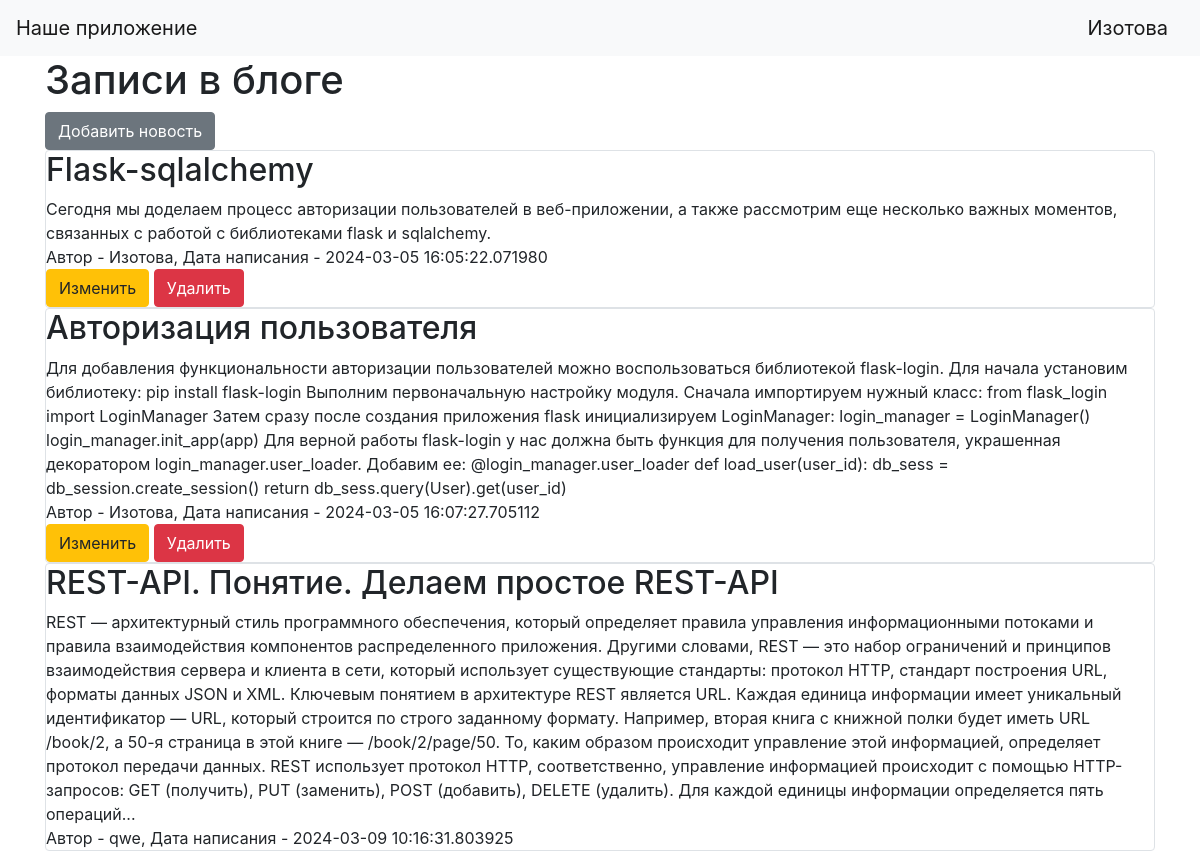
Screenshot of / (signed in) with the database file from the repository.
### data/users.py (models this page shows, shortened)
class User(SqlAlchemyBase, UserMixin, SerializerMixin):
    __tablename__ = 'users'
    id = sqlalchemy.Column(sqlalchemy.Integer, primary_key=True, autoincrement=True)
    name = sqlalchemy.Column(sqlalchemy.String, nullable=True)
    about = sqlalchemy.Column(sqlalchemy.String, nullable=True)
    email = sqlalchemy.Column(sqlalchemy.String, index=True, unique=True, nullable=True)
    hashed_password = sqlalchemy.Column(sqlalchemy.String, nullable=True)
    created_date = sqlalchemy.Column(sqlalchemy.DateTime, default=datetime.datetime.now)
    news = orm.relationship("News", back_populates='user')

### data/news.py (models this page shows)
class News(SqlAlchemyBase, UserMixin, SerializerMixin):
    __tablename__ = 'news'
    id = sqlalchemy.Column(sqlalchemy.Integer, primary_key=True, autoincrement=True)
    title = sqlalchemy.Column(sqlalchemy.String, nullable=True)
    content = sqlalchemy.Column(sqlalchemy.String, nullable=True)
    created_date = sqlalchemy.Column(sqlalchemy.DateTime, default=datetime.datetime.now)
    is_private = sqlalchemy.Column(sqlalchemy.Boolean, default=True)
    is_published = sqlalchemy.Column(sqlalchemy.Boolean, default=True)
    user_id = sqlalchemy.Column(sqlalchemy.Integer, sqlalchemy.ForeignKey("users.id"))
    user = orm.relationship('User')

### main.py (the view)
@app.route("/")
def index():
    db_sess = db_session.create_session()
    if current_user.is_authenticated:
        news = db_sess.query(News).filter((News.user == current_user) | (News.is_private != True))
    else:
        news = db_sess.query(News).filter(News.is_private != True)
    return render_template("index.html", news=news)

### data/db_session.py (called while the page is built)
def create_session() -> Session:
    global __factory
    return __factory()

### main.py (called while the page is built)
@login_manager.user_loader
def load_user(user_id):
    db_sess = db_session.create_session()
    return db_sess.query(User).get(user_id)

### templates/index.html
{% extends "base.html" %}
{% block content %}
    <h1>Записи в блоге</h1>
    {% if current_user.is_authenticated %}
        <a href="news" class="btn btn-secondary">Добавить новость</a>
    {% endif %}
    {% for item in news %}
        <div class="col-md6 border rounded">
            <h2>{{ item.title }}</h2>
            <div>
                {{ item.content }}
            </div>
            <div>
                Автор - {{ item.user.name }}, Дата написания - {{ item.created_date }}
            </div>
            {% if current_user.is_authenticated and current_user == item.user %}
                <div>
                    <a href="/news/{{ item.id }}" class="btn btn-warning">Изменить</a>
                    <a href="/news_delete/{{ item.id }}" class="btn btn-danger">Удалить</a>
                </div>
            {% endif %}
        </div>
    {% endfor %}
{% endblock %}

### templates/base.html (shortened to what this page needs)
<!doctype html>
<html lang="en">
<head>
    <link rel="stylesheet"
          href="https://stackpath.bootstrapcdn.com/bootstrap/4.4.1/css/bootstrap.min.css"
>
</head>
<body>
<header>
    <nav class="navbar navbar-light bg-light">
        <a class="navbar-brand" href="#">Наше приложение</a>
        {% if current_user.is_authenticated %}
            <a class="navbar-brand" href="/logout">{{ current_user.name }}</a>
        {% else %}
            <p>
                <a class="btn btn-primary " href="/register">Зарегистрироваться</a>
                <a class="btn btn-success" href="/login">Войти</a>
            </p>
        {% endif %}
    </nav>
</header>
<main role="main" class="container">
    {% block content %}{% endblock %}
</main>
</body>
</html>

### rows the page displays
User: name "Изотова"
News: title "Flask-sqlalchemy", content "Сегодня мы доделаем процесс авторизации пользователей в веб-приложении, а также рассмотрим еще несколько важных моментов, связанных с работой с библиотеками flask и sqlalchemy.", user.name "Изотова", created_date "2024-03-05 16:05:22.071980"
News: title "Авторизация пользователя", content "Для добавления функциональности авторизации пользователей можно воспользоваться библиотекой flask-login. Для начала установим библиотеку: pip install flask-login Выполним первоначальную настройку модуля. Сначала импортируем нужный класс: from flask_login import LoginManager Затем сразу после создания приложения flask инициализируем LoginManager: login_manager = LoginManager() login_manager.init_app(app) Для верной работы flask-login у нас должна быть функция для получения пользователя, украшенная декоратором login_manager.user_loader. Добавим ее: @login_manager.user_loader def load_user(user_id): db_sess = db_session.create_session() return db_sess.query(User).get(user_id)", user.name "Изотова", created_date "2024-03-05 16:07:27.705112"
News: title "REST-API. Понятие. Делаем простое REST-API", content "REST — архитектурный стиль программного обеспечения, который определяет правила управления информационными потоками и правила взаимодействия компонентов распределенного приложения. Другими словами, REST — это набор ограничений и принципов взаимодействия сервера и клиента в сети, который использует существующие стандарты: протокол HTTP, стандарт построения URL, форматы данных JSON и XML. Ключевым понятием в архитектуре REST является URL. Каждая единица информации имеет уникальный идентификатор — URL, который строится по строго заданному формату. Например, вторая книга с книжной полки будет иметь URL /book/2, а 50-я страница в этой книге — /book/2/page/50. То, каким образом происходит…", user.name "qwe", created_date "2024-03-09 10:16:31.803925"
